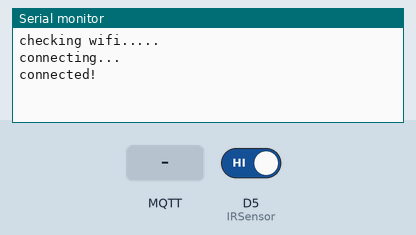
Bench run of a sketch on a simulated ESP8266 (NodeMCU). Shown: the last lines printed to the serial monitor. The inputs (shaded band) are chosen by the test bench; at power-on: D5 (IRSensor) HIGH. WiFi joins after 1.5 s; servers stay silent unless stated; no MQTT or app messages arrive unless stated.

Above: at 3.2 s.
3.3 s: MQTT message "/Start" arrives on the first subscribed topic
At 3.9 s:
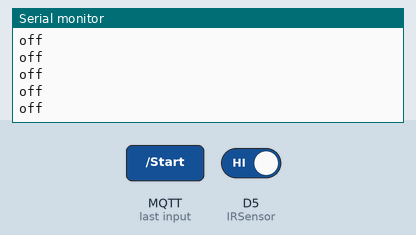
4.8 s: D5 (IRSensor) driven LOW
At 5.7 s:
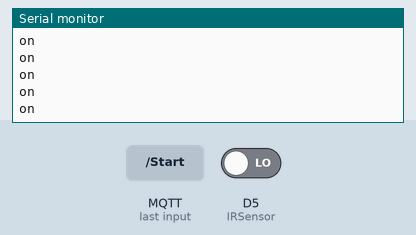
6.7 s: MQTT message "1" arrives on the first subscribed topic
8.2 s: MQTT message "on" arrives on the first subscribed topic
9.7 s: MQTT message "off" arrives on the first subscribed topic
11.2 s: MQTT message "/Start" arrives on the second subscribed topic
At 12.5 s:
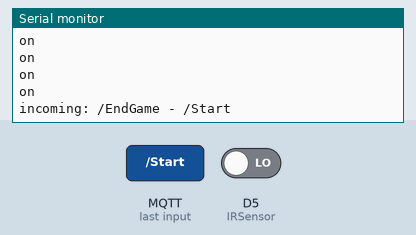

The sketch:

IR_sensor.ino
```cpp
// This example uses an Adafruit Huzzah ESP8266
// to connect to shiftr.io.
//
// You can check on your device after a successful
// connection here: https://www.shiftr.io/try.
//
// by Joël Gähwiler
// https://github.com/256dpi/arduino-mqtt

#include <ESP8266WiFi.h>
#include <MQTT.h>

int IRSensor = D5;
bool statusSensor;
String WandLight;

//wifi
const char ssid[] = "iPhone";
const char pass[] = "wyh123456";

WiFiClient net;
MQTTClient client;

unsigned long lastMillis = 0;

void connect() {
  Serial.print("checking wifi...");
  while (WiFi.status() != WL_CONNECTED) {
    Serial.print(".");
    delay(1000);
  }

  Serial.print("\nconnecting...");
  while (!client.connect("EspXiaoge02", "WandLight", "sd55242021")) {
    Serial.print(".");
    delay(1000);
  }

  Serial.println("\nconnected!");

  client.subscribe("/Start");
  client.subscribe("/EndGame");
  // client.unsubscribe("/hello");
}

void messageReceived(String &topic, String &payload) {
  Serial.println("incoming: " + topic + " - " + payload);

  if (String(topic) == "/Start") {
      statusSensor = true;
  }
  else {
    statusSensor = false;
  }


  // Note: Do not use the client in the callback to publish, subscribe or
  // unsubscribe as it may cause deadlocks when other things arrive while
  // sending and receiving acknowledgments. Instead, change a global variable,
  // or push to a queue and handle it in the loop after calling `client.loop()`.
}

void setup() {

  pinMode(IRSensor, INPUT);

  Serial.begin(115200);
  WiFi.begin(ssid, pass);

  // Note: Local domain names (e.g. "Computer.local" on OSX) are not supported
  // by Arduino. You need to set the IP address directly.
  client.begin("mqtt.eclipseprojects.io", net);
  client.onMessage(messageReceived);

  connect();
}

void loop() {

  int IRSensor_Value = digitalRead (IRSensor);
  if (statusSensor == true){
      if (IRSensor_Value == 0){
        WandLight="on";
        }
      else{
        WandLight="off";
      }

     Serial.println(WandLight);
  }

  client.loop();
  delay(10);  // <- fixes some issues with WiFi stability

  if (!client.connected()) {
    connect();
  }

  // publish a message roughly every second.
  if (millis() - lastMillis > 1000) {
    lastMillis = millis();

    if (statusSensor == true){
    client.publish("/WandLight", WandLight);
    }

  }

}
```

Measured:
- after the input at 3.3 s, the serial monitor: prints a new line at once (image 1)
- after the input at 4.8 s, the serial monitor: prints a new line at once (image 2)
- after the input at 11.2 s, the serial monitor: prints a new line at once (image 3)
